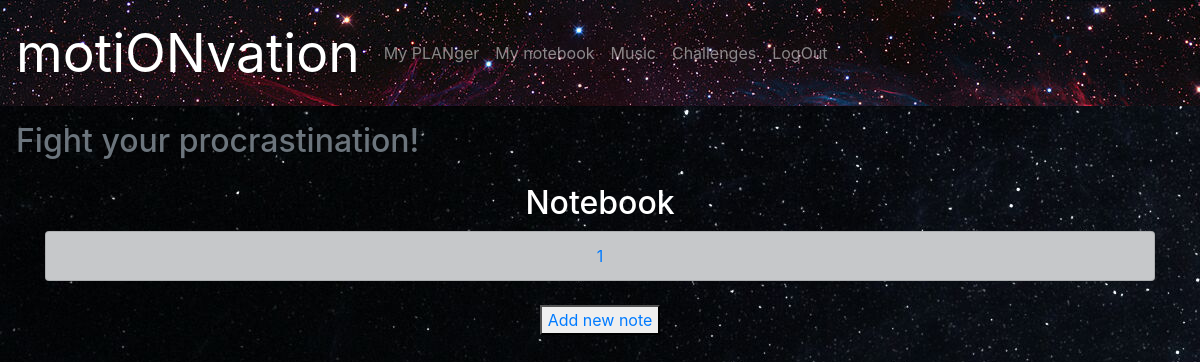
Page /mynotes (signed in) on the earlier database version.
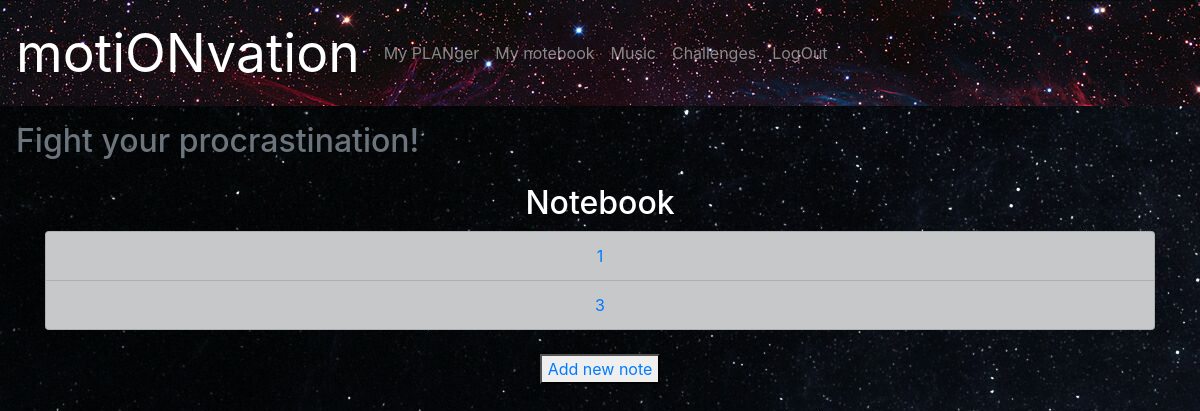
Same page on the later database version.
### motionvation/data/models/notes.py (models this page shows)
class Note(SqlAlchemyBase, SerializerMixin):
    __tablename__ = 'notes'
    id = Column(Integer, primary_key=True, autoincrement=True)
    title = Column(String, nullable=True)
    user_id = Column(Integer, ForeignKey('users.id'))
    text = Column(String, nullable=True)
    user = orm.relation('User')

### motionvation/application.py (the view)
@app.route('/mynotes')
@login_required
def notes():
    db = db_session.create_session()
    notes = db.query(Note).filter(Note.user == current_user).all().copy()
    return render_template('notes.html', notes=notes)

### motionvation/application.py (called while the page is built)
@login_manager.user_loader
def load_user(user_id):
    db = db_session.create_session()
    return db.query(User).get(user_id)

### motionvation/data/db_session.py (called while the page is built)
def create_session() -> orm.Session:
    global __factory
    return __factory()

### motionvation/templates/notes.html
{% extends 'base.html' %}
{% block content %}
    <main class='text-center'>
        <h2>Notebook</h2>
        <div class="container">
        <ul class="list-group">
            {% for note in notes %}
            <li class="list-group-item list-group-item-dark"><a href="mynotes/{{ note.id }}/{{ note.title }}/{{ note.text }}">{{ note.title }}</a></li>
            {% endfor %}
        </ul>
        <br>
        <button><a href="/add_note">Add new note</a></button>
        </div>
    </main>
{% endblock %}

### motionvation/templates/base.html (shortened to what this page needs)
<!doctype html>
<html lang="ru">
<head>
    <link rel="stylesheet" href="https://stackpath.bootstrapcdn.com/bootstrap/4.4.1/css/bootstrap.min.css">
    <link rel="stylesheet" href="{{ url_for('static', filename='css/style.css') }}">
</head>
<body>
    <nav class="navbar navbar-dark navbar-expand-sm" style="background: url(../static/img/4.jpg)">
        <a class="navbar-brand ssilka" href="/">motiONvation</a>
        <div class="collapse navbar-collapse">
            <ul class="navbar-nav mr-auto">
                {% if current_user.is_authenticated %}
                <li class="nav-item">
                    <a class="nav-link" href='/planger'>My PLANger</a>
                </li>
                <li class="nav-item">
                    <a class="nav-link" href='/mynotes'>My notebook</a>
                </li>
                <li class="nav-item">
                    <a class="nav-link" href='/music'>Music</a>
                </li>
                <li class="nav-item">
                    <a class="nav-link" href='/challenges'>Challenges</a>
                </li>
                <li class="nav-item">
                    <a class="nav-link" href='/logout'>LogOut</a>
                </li>
                {% else %}
                <li class="nav-item">
                    <a class="nav-link" href='/login'>Login</a>
                </li>
                <li class="nav-item">
                    <a class="nav-link" href='/register'>Register</a>
                {% endif %}
            </ul>
        </div>
    </nav>
    <h2 class="p-3 text-muted">Fight your procrastination!</h2>
    <main class="container-fluid">
        {% block content %}
        {% endblock %}
</body>
</html>

### motionvation/static/css/style.css (style rules this page uses)
body { background: url(../img/7.jpg); color: #fff; }
.ssilka { font-size: 40pt }

Differences in the rows shown:
added Note: title "3"
